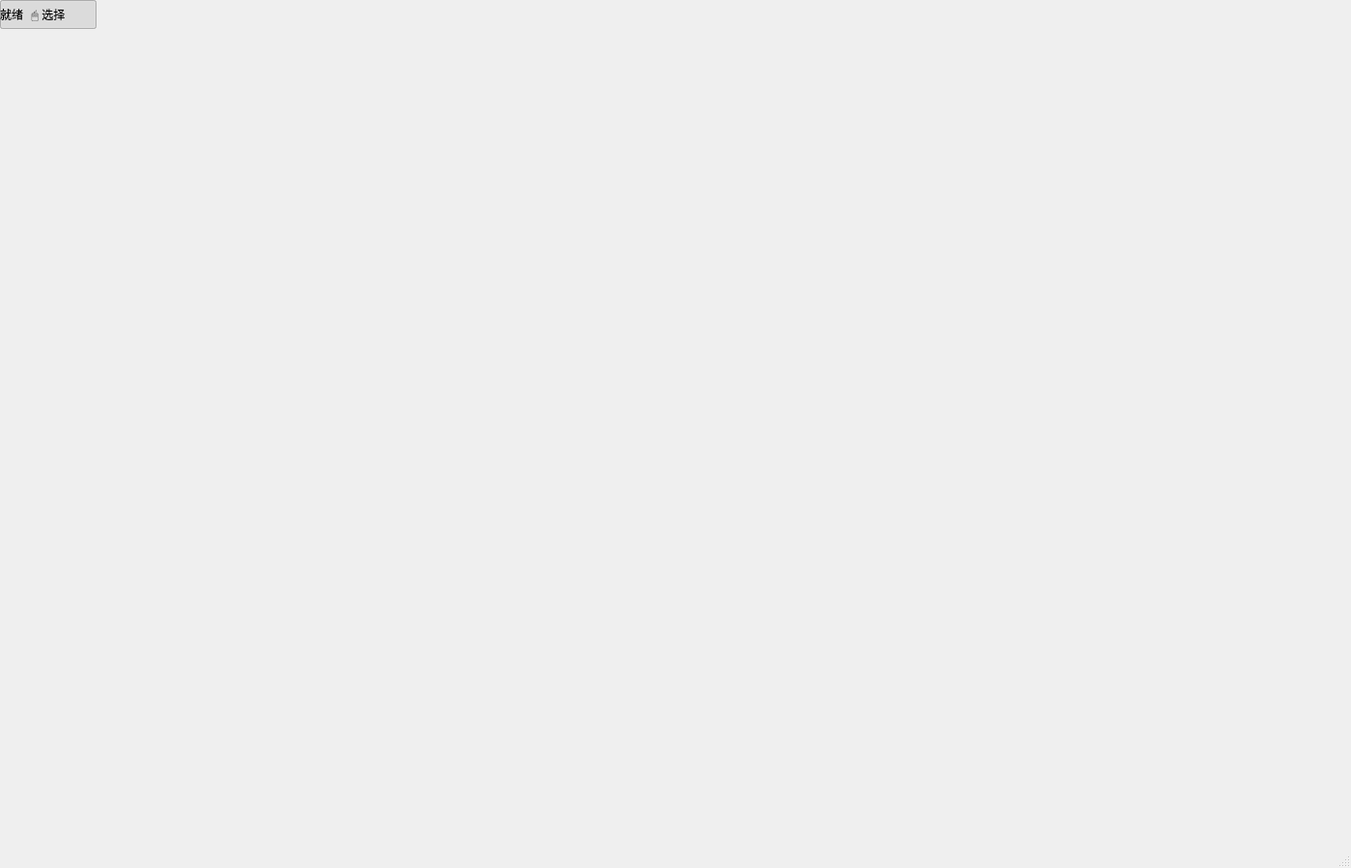
<?xml version="1.0" encoding="UTF-8"?>
<ui version="4.0">
 <class>AnnotationWindow</class>
 <widget class="QMainWindow" name="AnnotationWindow">
  <property name="geometry">
   <rect>
    <x>0</x><y>0</y><width>1400</width><height>900</height>
   </rect>
  </property>
  <property name="windowTitle">
   <string>水坑检测 — 图像标注工具</string>
  </property>
  <widget class="QWidget" name="centralwidget">
   <layout class="QVBoxLayout"/>
  </widget>
  <widget class="QStatusBar" name="statusbar"/>
  <!-- btn_draw / btn_select are referenced in cpp but hidden (tool handled in toolbar) -->
  <widget class="QPushButton" name="btn_draw">
   <property name="text"><string>✏️ 绘制</string></property>
   <property name="checkable"><bool>true</bool></property>
   <property name="visible"><bool>false</bool></property>
  </widget>
  <widget class="QPushButton" name="btn_select">
   <property name="text"><string>🖱 选择</string></property>
   <property name="checkable"><bool>true</bool></property>
   <property name="checked"><bool>true</bool></property>
   <property name="visible"><bool>false</bool></property>
  </widget>
  <widget class="QLabel" name="m_lblInfo">
   <property name="text"><string>就绪</string></property>
  </widget>
 </widget>
 <resources/>
 <connections/>
</ui>
